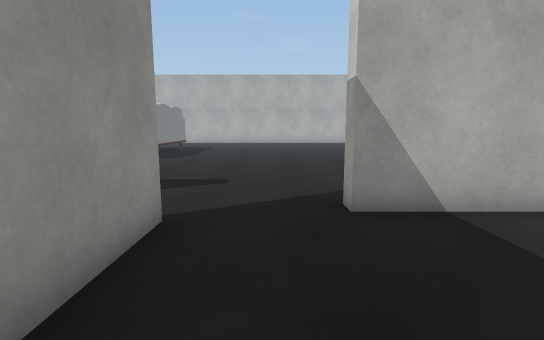
[1] (above)

23 first-person views from a walk through a 3-D level made in the Unity game engine. The camera is 1.3 m above the floor, tilts 8° down and sees 85° across. The floor is counted in squares, 1 m on a side. Each view is taken from the middle of a square. On the plan, view 1 faces up. The plan holds only what a view shows up to about 14 squares ahead; the rest is blank. The place goes on beyond the plan. The player character is not drawn. Some surface patterns are stand-ins.

[2]
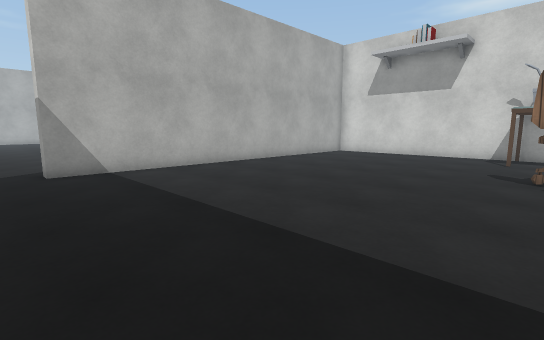

[3]
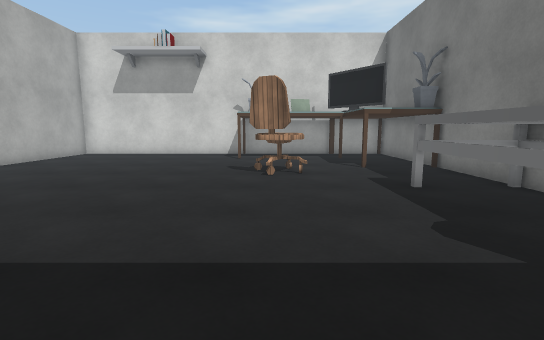

[4]
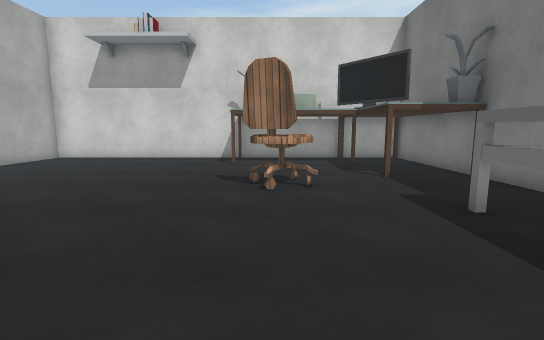

[5]
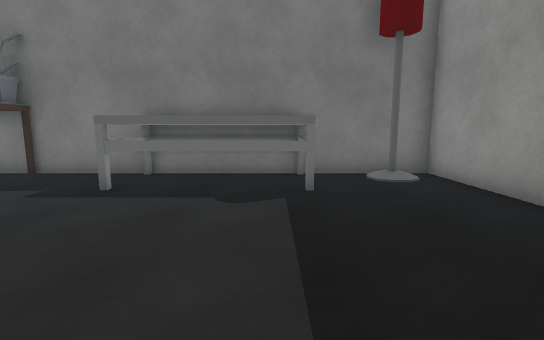

[6]
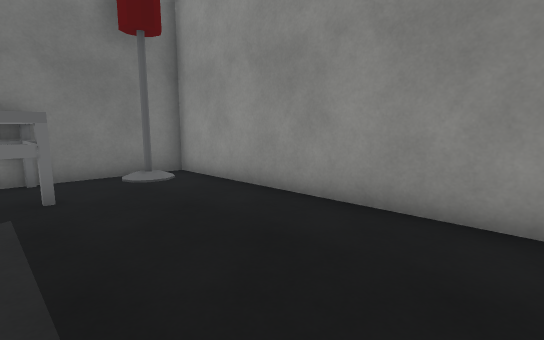

[7]
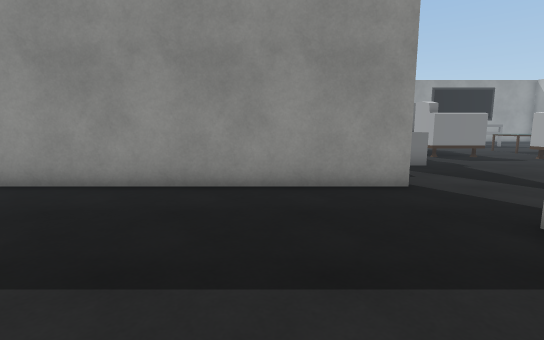

[8]
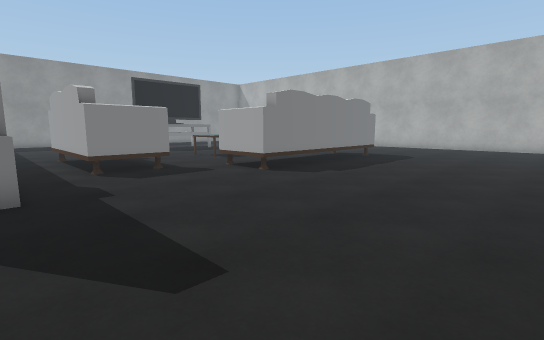

[9]
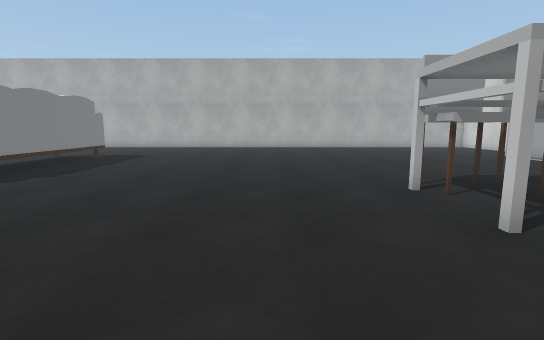

[10]
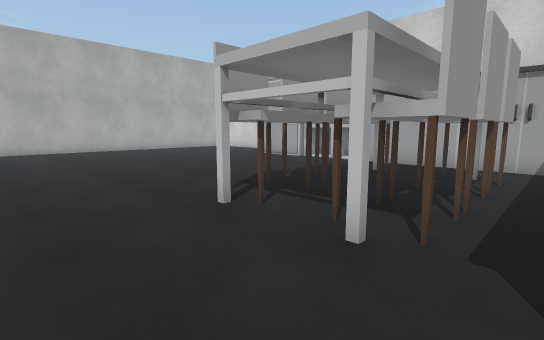

[11]
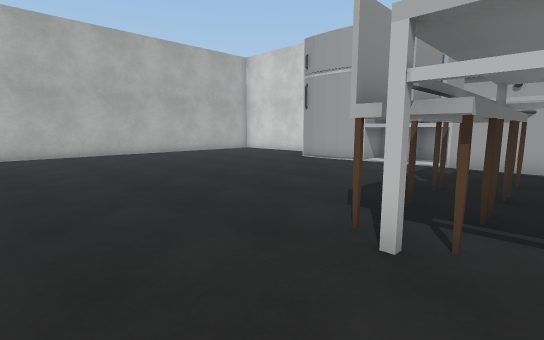

[12]
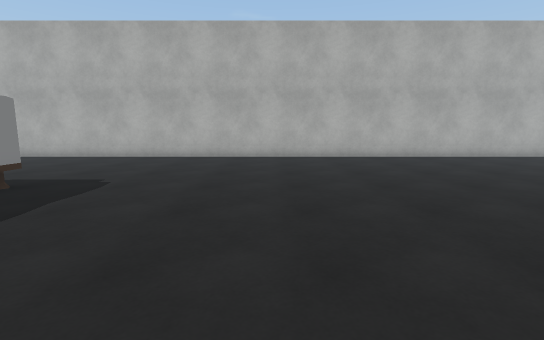

[13]
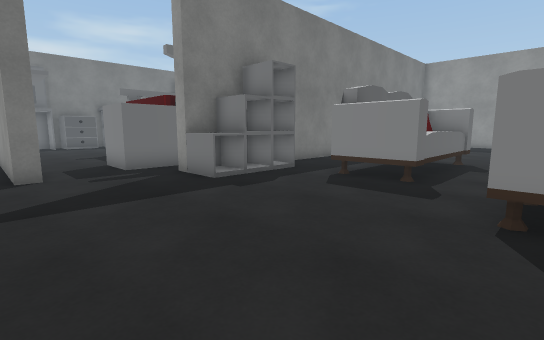

[14]
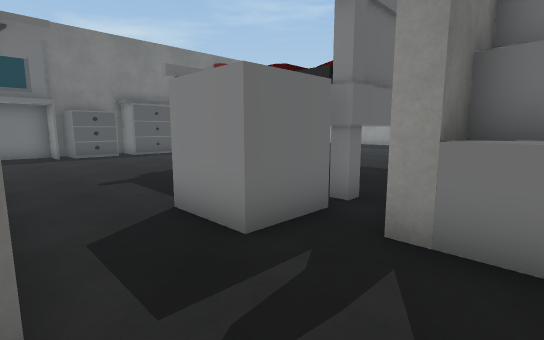

[15]
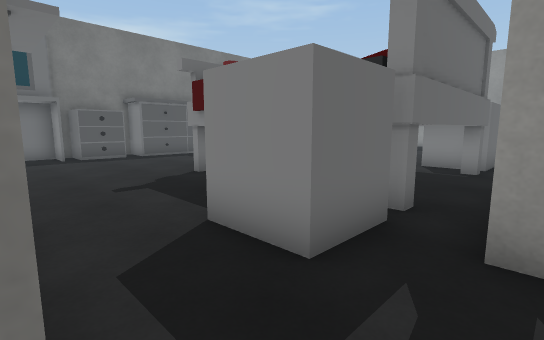

[16]
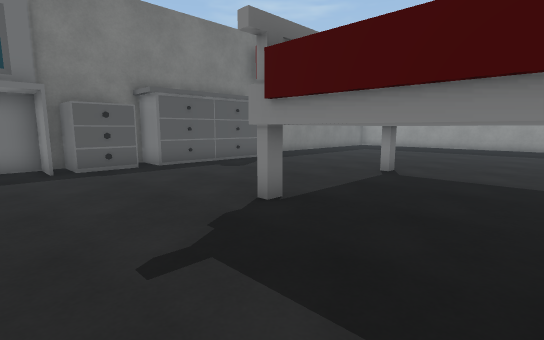

[17]
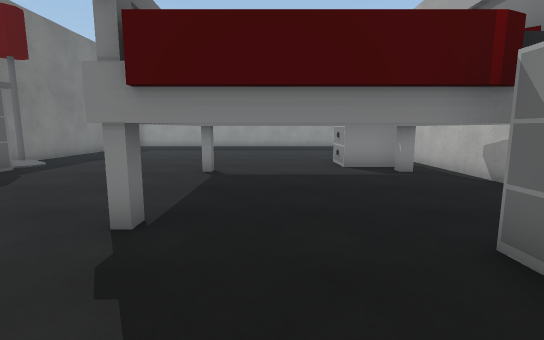

[18]
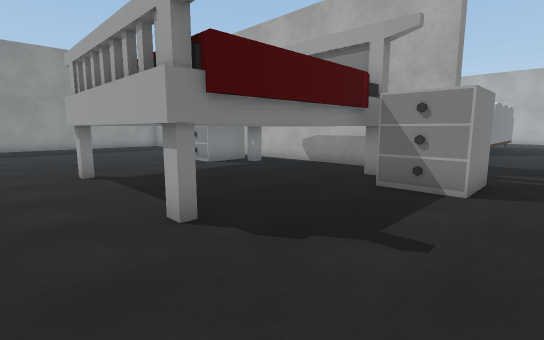

[19]
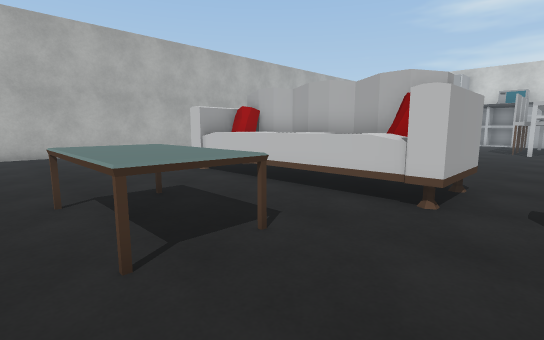

[20]
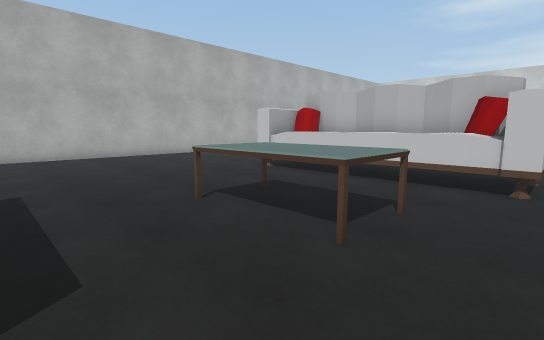

[21]
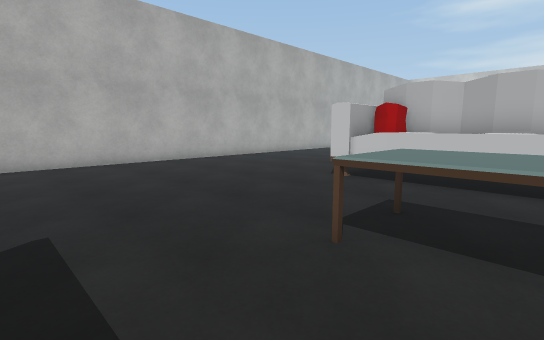

[22]
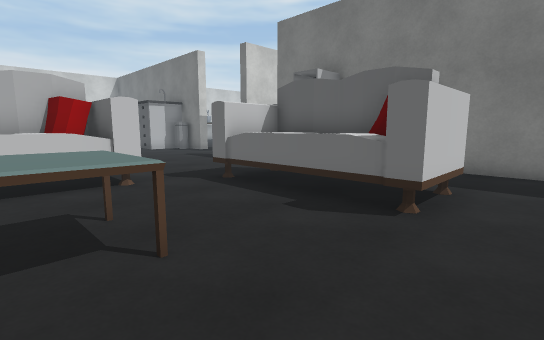

[23]
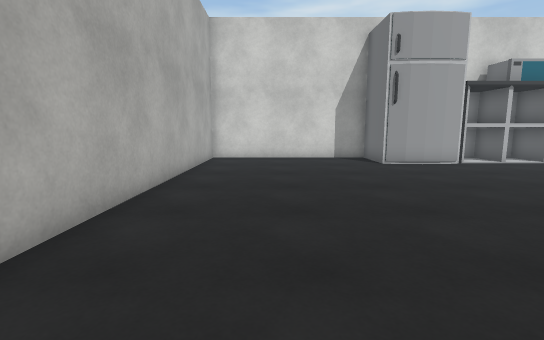

### Floor plan
Key: @ floor where view 1 was taken; # wall or solid block; . floor; ^ raised ledge; C chair; T table; L lamp; S sofa; F fridge; H thing the floor can be seen under or through; R drawers; M mirror; O other object.
Columns run from 15 left of view 1 to 15 right of it. Each row starts with its distance up from view 1.
 27  ##############################
 26 ..............................#
 25 ..............................#
 24 ..............................#
 23 ..............................#
 22 ..............................#
 21 ..............................#
 20 .......O O..................FF#
 19 .......OOO..................F
 18 .......OOO..................F
 17 ...TT..O O..................###
 16 ...TT..OOO..................^ #
 15 ...TT..O O..................^^#
 14 ...TT..OOO..................^^#
 13 .......OOO...........CCCCC..#
 12 .......OOO..........HHHH###.#
 11 ............................#
 10 ..SSSSSS............HHHHHHH.#
  9 ..SSSSSS.............CCCCC..#
  8 ..SSSSS.....................#
  7 ..................
  6 ......OOOO........
  5 ##########.......##############
  4  ............#................#
  3  RROOOOOORRR.#................#
  2 R RO....ORRR.#................#
  1 .R.O....O.R..#................#
  0 ...O....O....#.@..............#
 -1 ...O....O....#................#
 -2 ... ....O....#................#
 -3 ...OOOOOO....#................#
 -4 .............#..............#.#
 -5 .............#.........CCC....#
 -6 .............#..........C.....#
 -7 .............#................#
 -8 .............#...OOOOO...T..T.T
 -9 ...OOOOORRR..#...OOOOOO.......#
-10 ..L    O  RM.#.L.OOOOOO.......#
-11 ##     ########################

Positions as (right, up) in squares from view 1, and headings:
1: (0, 0), facing up
2: (0, -5), facing up-right
3: (0, -5), facing right
4: (2, -5), facing right
5: (3, -2), facing down
6: (3, -2), facing down-left
7: (5, 1), facing left
8: (1, 6), facing up-left
9: (2, 6), facing up
10: (2, 8), facing up-right
11: (2, 11), facing up-right
12: (0, 13), facing up
13: (-1, 13), facing down-left
14: (-2, 6), facing down-left
15: (-2, 5), facing down-left
16: (-3, 1), facing down-left
17: (-3, -1), facing left
18: (-3, -5), facing up-left
19: (-13, 11), facing up-right
20: (-15, 12), facing up-right
21: (-15, 15), facing up-right
22: (-15, 15), facing down-right
23: (2, 24), facing right
